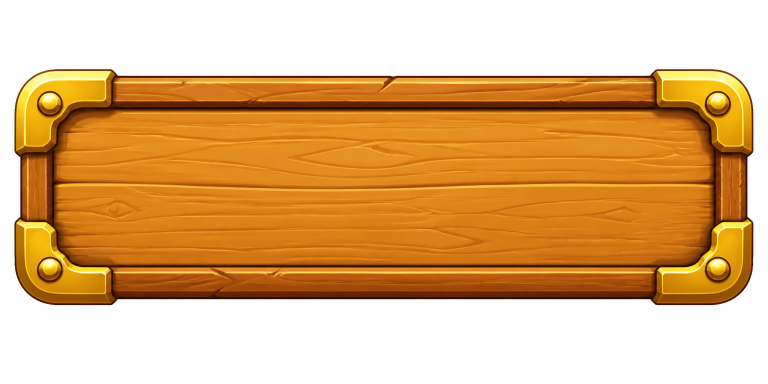
#> input picture hud_art/raw/frame_b.png, 1536 x 768 px (shown at 1/2 size); its folder holds 6 pictures in this run
$ python compose.py
#> lines starting #> are read from the running program, lines starting #| are printed output that depends on the picture
from PIL import Image, ImageDraw, ImageFont, ImageFilter
import os

RAW='raw'; CUT='cut'
os.makedirs(CUT, exist_ok=True)
FONT='/System/Library/Fonts/Supplemental/Arial Rounded Bold.ttf'

def cutout(name, out, extra_seeds=()):
#> called with name = 'frame_b.png', out = 'frame.png', extra_seeds = ()
    im = Image.open(os.path.join(RAW,name)).convert('RGB')
#> im is the input picture: PIL image 1536x768 RGB; mean R, G, B 222.9, 178, 125
    w,h = im.size
#> w = 1536; h = 768
    probe = im.copy()
    seeds = [(0,0),(w-1,0),(0,h-1),(w-1,h-1),(w//2,0),(w//2,h-1),(0,h//2),(w-1,h//2)]
    seeds += [(int(x*w),int(y*h)) for x,y in extra_seeds]
    for s in seeds:
        try: ImageDraw.floodfill(probe, s, (255,0,255), thresh=38)
        except Exception: pass
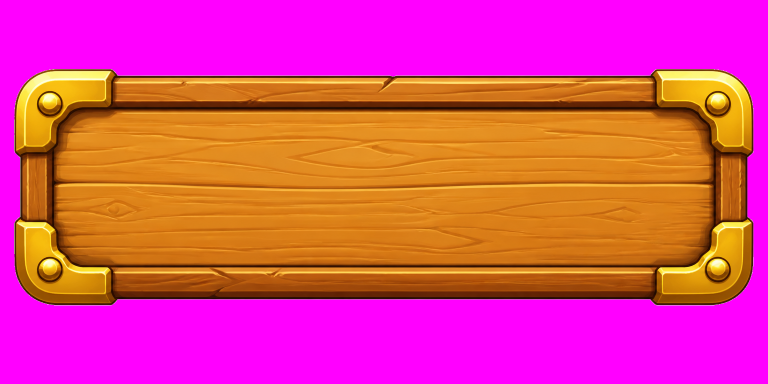
#> probe: PIL image 1536x768 RGB (shown at 1/2 size); mean R, G, B 223.5, 67, 125.7
    mask = Image.new('L',(w,h),0)
#> mask: PIL image 1536x768 L; every value is 0
    px=probe.load(); mp=mask.load()
    for y in range(h):
        for x in range(w):
            mp[x,y] = 0 if px[x,y]==(255,0,255) else 255
    mask = mask.filter(ImageFilter.GaussianBlur(1.2))
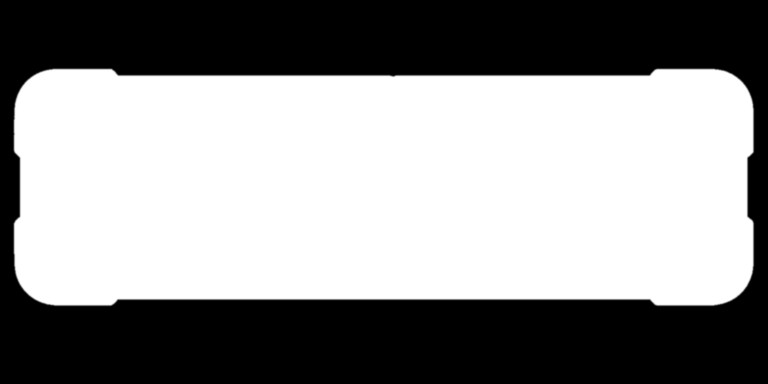
#> mask: PIL image 1536x768 L (shown at 1/2 size); min 0, max 255, mean 143.4
    im = im.convert('RGBA'); im.putalpha(mask)
    im = im.crop(im.getbbox())
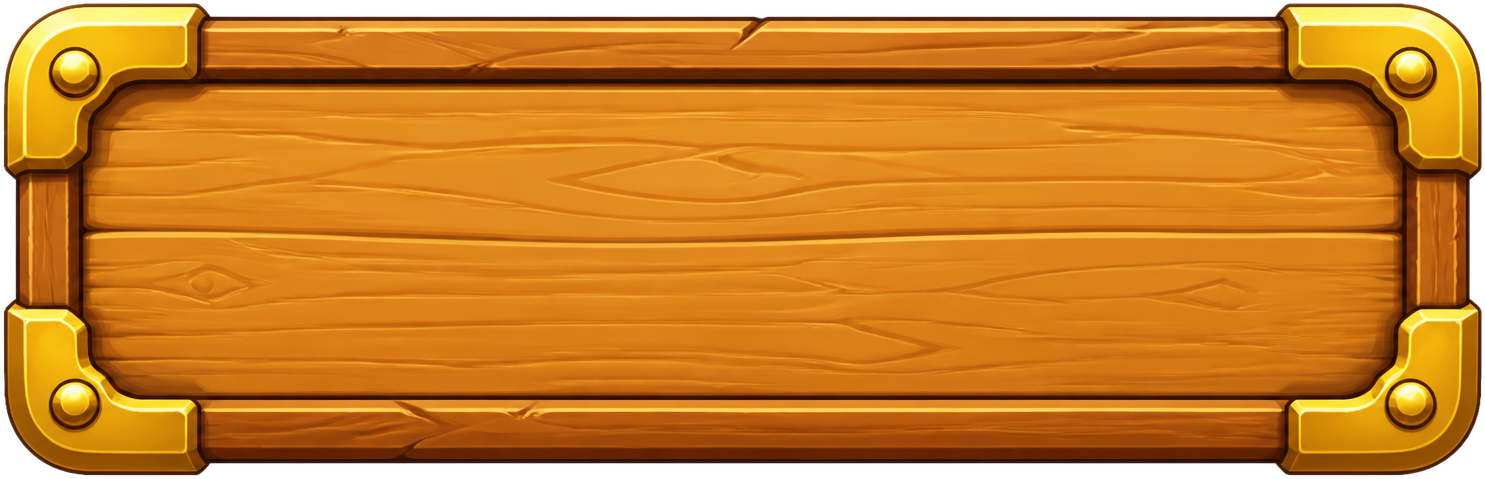
#> im: PIL image 1485x479 RGBA; mean R, G, B, A 202.6, 128.1, 40.4, 237.8; transparent parts drawn white
    im.save(os.path.join(CUT,out))
    return im

def nine(im, W, H, fx, fy, dbx, dby):
    """fx/fy = border as FRACTION of source. dbx/dby = border in DEST px."""
    w,h = im.size
    bx, by = int(w*fx), int(h*fy)
    dbx, dby = min(dbx, W//2-1), min(dby, H//2-1)
    out = Image.new('RGBA',(W,H),(0,0,0,0))
    cols=[(0,bx),(bx,w-bx),(w-bx,w)]; rows=[(0,by),(by,h-by),(h-by,h)]
    dcols=[(0,dbx),(dbx,W-dbx),(W-dbx,W)]; drows=[(0,dby),(dby,H-dby),(H-dby,H)]
    for r,(y0,y1) in enumerate(rows):
        for c,(x0,x1) in enumerate(cols):
            dx0,dx1=dcols[c]; dy0,dy1=drows[r]
            tw,th=max(1,dx1-dx0),max(1,dy1-dy0)
            out.alpha_composite(im.crop((x0,y0,x1,y1)).resize((tw,th), Image.LANCZOS),(dx0,dy0))
    return out

def circle(path, size):
    im = Image.open(path).convert('RGBA').resize((size,size), Image.LANCZOS)
    m = Image.new('L',(size,size),0)
    ImageDraw.Draw(m).ellipse((0,0,size-1,size-1), fill=255)
    im.putalpha(m); return im

def txt(d,xy,s,px,fill,stroke,sw,anchor='mm'):
    d.text(xy,s,font=ImageFont.truetype(FONT,px),fill=fill,stroke_fill=stroke,stroke_width=sw,anchor=anchor)

P = {
 'frame': cutout('frame_b.png','frame.png'),
 'panel': cutout('panel_b.jpg','panel.png'),
 'pill':  cutout('pill_b.png','pill.png'),
 'med':   cutout('medallion_b.jpg','medallion.png', extra_seeds=[(0.50,0.62)]),
 'rays':  cutout('rays.jpg','rays.png'),
 'star':  cutout('icon_star.jpg','icon_star.png'),
 'book':  cutout('icon_book.jpg','icon_book.png'),
}
#> call 2 of cutout, with name = 'panel_b.jpg', out = 'panel.png', extra_seeds = ()
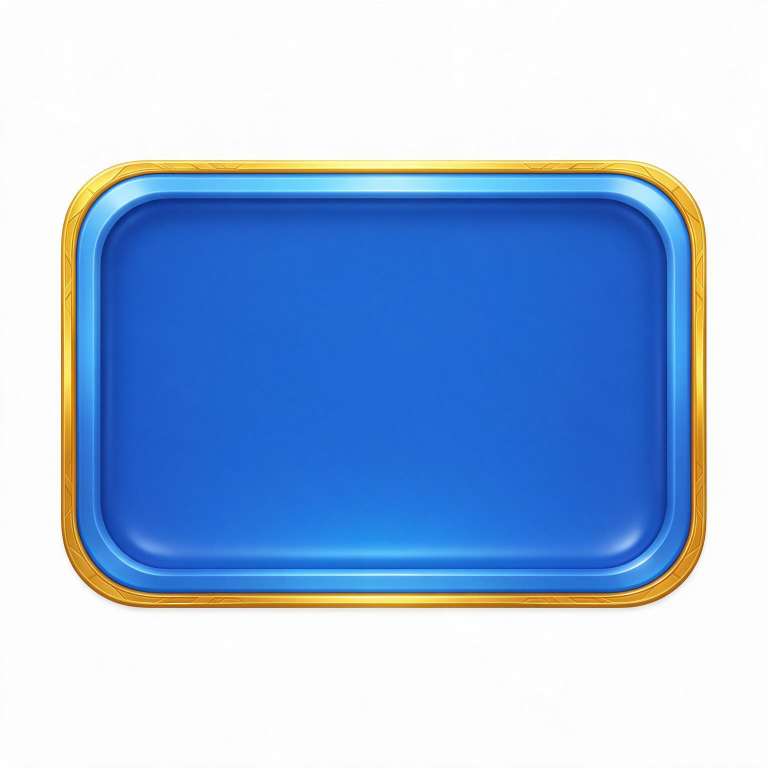
#> input picture hud_art/raw/panel_b.jpg, 1536 x 1536 px (shown at 1/2 size)
#> in cutout, im is the input picture: PIL image 1536x1536 RGB; mean R, G, B 159.3, 186.6, 223.3
#> the loop in cutout (call 2), `for s in seeds:` made 8 passes
#> s on passes 1 to 8: (0, 0), (1535, 0), (0, 1535), (1535, 1535), (768, 0), (768, 1535), (0, 768), (1535, 768)
#> after the loop in cutout (call 2), `for s in seeds:`:
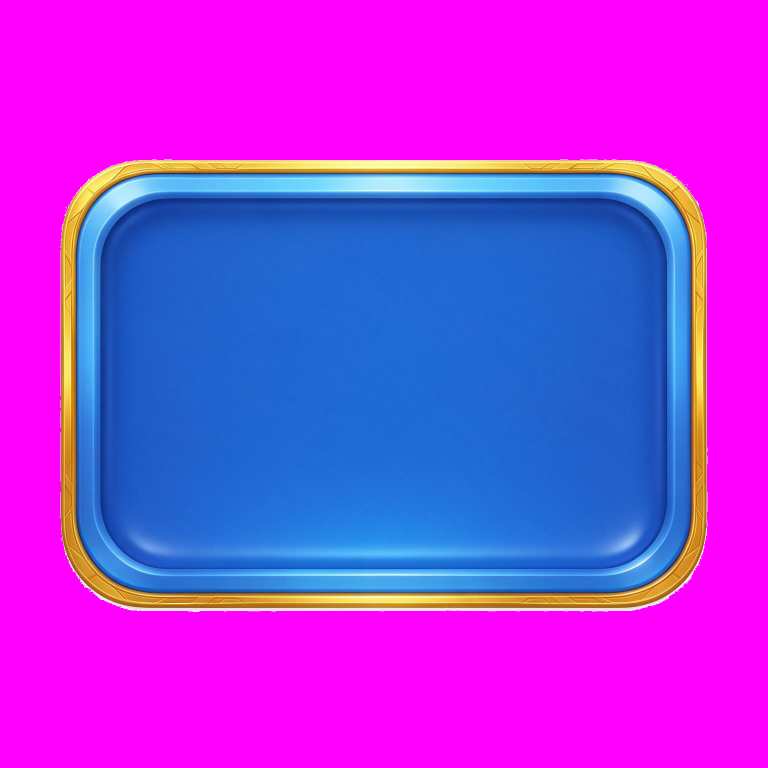
#> probe: PIL image 1536x1536 RGB (shown at 1/2 size); mean R, G, B 160.4, 56.2, 224.5
#> in cutout (call 2), `mask = Image.new('L',(w,h),0)`: mask: PIL image 1536x1536 L; every value is 0
#> in cutout (call 2), `mask = mask.filter(ImageFilter.GaussianBlur(1.2))`:
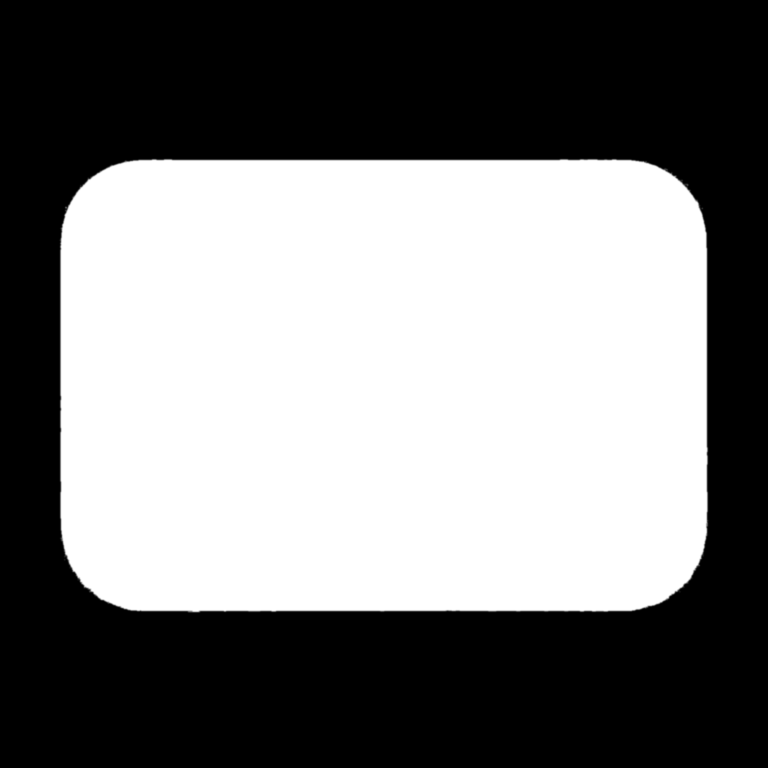
#> mask: PIL image 1536x1536 L (shown at 1/2 size); min 0, max 255, mean 123.5
#> in cutout (call 2), `im = im.crop(im.getbbox())`:
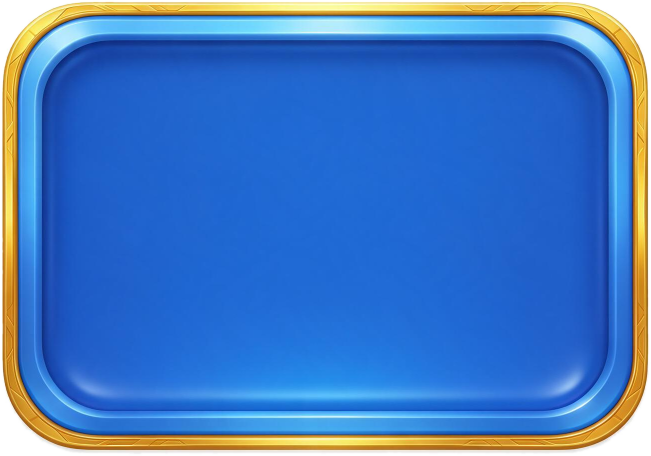
#> im: PIL image 1302x911 RGBA (shown at 1/2 size); mean R, G, B, A 66.7, 121, 194.1, 245.6; transparent parts drawn white
#> (the run stopped early here; a loop or call above may not have finished)
